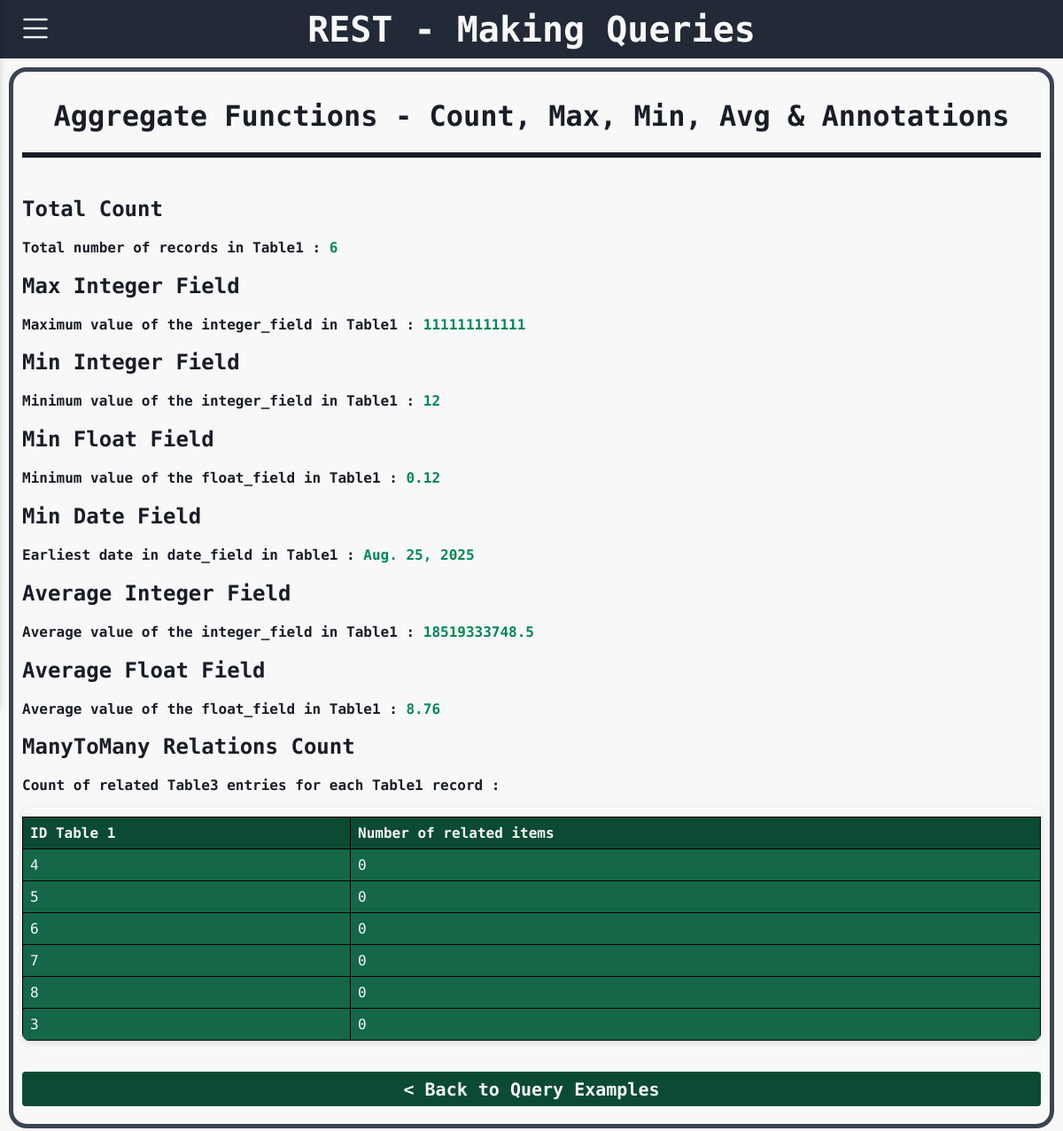
The page /query_values_example on the database as committed earlier.
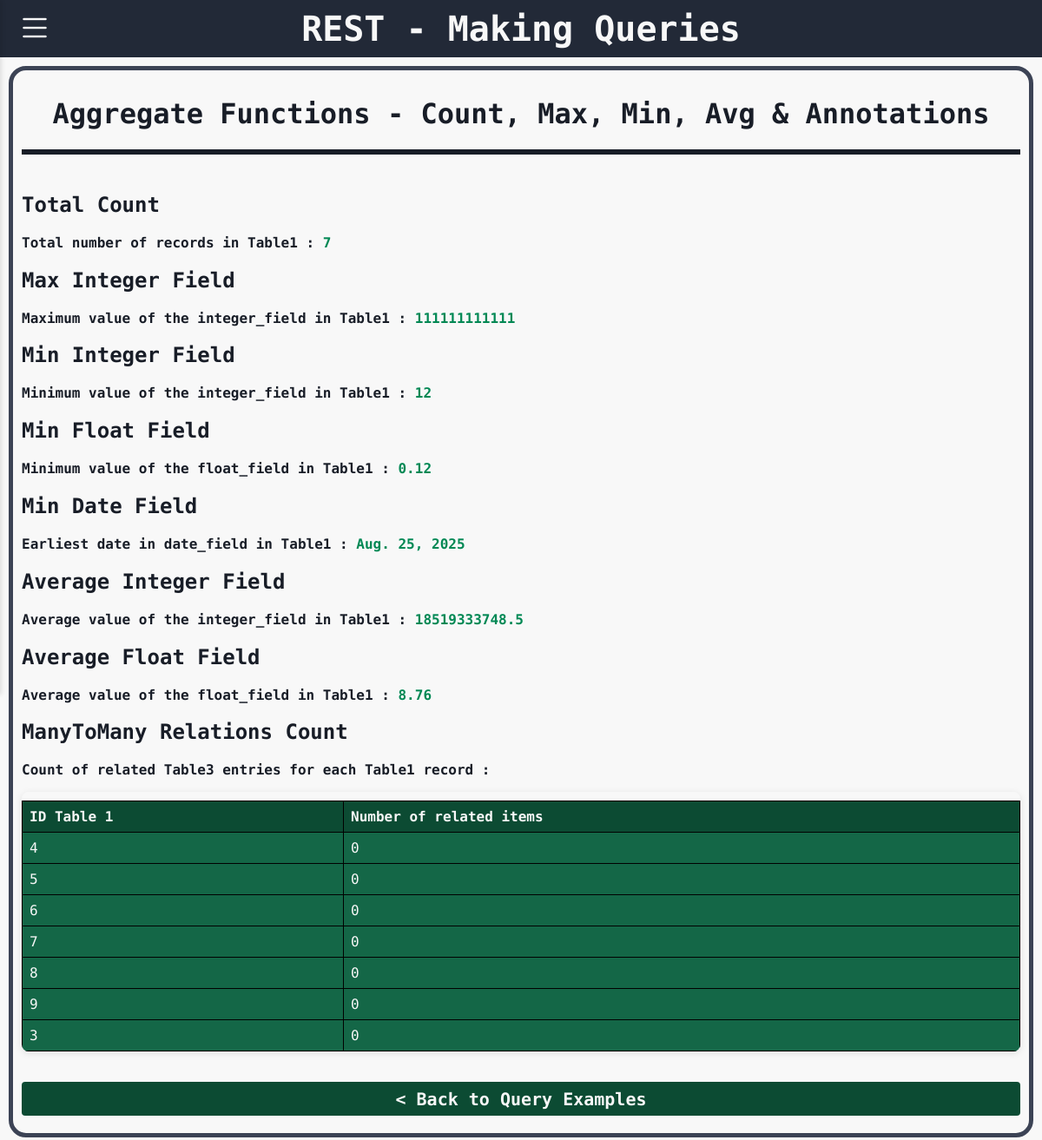
The same page on the database as committed later.
### rest/models.py (models this page shows, shortened)
class Table1(models.Model):
    foreign_key = models.ForeignKey(Table2, on_delete=models.CASCADE, related_name='table1_foreign', null=True, blank=True)
    one_to_one = models.OneToOneField(Table2, on_delete=models.CASCADE, related_name='table1_one', null=True, blank=True)
    many_to_many = models.ManyToManyField(Table3, related_name='table1_many', blank=True)
    integer_field = models.IntegerField(null=True, blank=True)      # Integer value (optional)
    float_field = models.FloatField(null=True, blank=True)          # Floating point number
    char_field = models.CharField(max_length=15)                    # Short text with max length
    text_field= models.TextField(blank=True)                        # Long text (optional)
    boolean_field = models.BooleanField(default=False)              # True or False
    date_field = models.DateField(null=True, blank=True)           # Date only
    time_field = models.TimeField(null=True, blank=True)           # Time only
    datetime_field = models.DateTimeField(null=True, blank=True)   # Full date and time
    image_field = models.ImageField(upload_to='images/', null=True, blank=True)  # For image files
    file_field = models.FileField(upload_to='files/', null=True, blank=True)     # For general files

### rest/views.py (the view)
# urls.py: path('query_values_example', views.query_values_example, name='query_values_example'),
def query_values_example(request):
    count_data = Table1.objects.count()
    max_value = Table1.objects.aggregate(Max('integer_field'))
    min_integer = Table1.objects.aggregate(Min('integer_field'))
    min_float = Table1.objects.aggregate(Min('float_field'))
    min_date = Table1.objects.aggregate(Min('date_field'))
    avg_integer = Table1.objects.aggregate(Avg('integer_field'))
    avg_float = Table1.objects.aggregate(Avg('float_field'))
    count_many_to_many = Table1.objects.annotate(num_table3=Count('many_to_many'))
    value_names = [
        'Total Count',
        'Max Integer Field',
        'Min Integer Field',
        'Min Float Field',
        'Min Date Field',
        'Average Integer Field',
        'Average Float Field',
        'ManyToMany Relations Count'
    ]
    value_description = [
        'Total number of records in Table1',
        'Maximum value of the integer_field in Table1',
        'Minimum value of the integer_field in Table1',
        'Minimum value of the float_field in Table1',
        'Earliest date in date_field in Table1',
        'Average value of the integer_field in Table1',
        'Average value of the float_field in Table1',
        'Count of related Table3 entries for each Table1 record'
    ]
    values = [
        count_data,
        max_value['integer_field__max'],
        min_integer['integer_field__min'],
        min_float['float_field__min'],
        min_date['date_field__min'],
        round(avg_integer['integer_field__avg'], 2) if avg_integer['integer_field__avg'] else None,
        round(avg_float['float_field__avg'], 2) if avg_float['float_field__avg'] else None,
        count_many_to_many
    ]
    value_pairs = list(zip(value_names, value_description, values))
    return render(request, 'values_query.html', {
        'type': 'Aggregate Functions - Count, Max, Min, Avg & Annotations',
        'value_pairs': value_pairs,
    })

### json_app/context_processors.py (called while the page is built)
def dark_mode_context(request):
    return {'dark_mode': request.session.get('dark_mode', False)}

### rest/templates/values_query.html
{% extends "base.html" %}
{% block body %}
{% include "title.html" with title="- Making Queries" %}
<div class="container-table-rest">
  <h1 class="subtitle" style="text-align: center;">{{ type }}</h1>
  <hr class="horizontal-line">
  <br>
  {% for name, desc, value in value_pairs %}
  <h2 class="subtitle">{{ name }}</h2>
  <p class="text">{{ desc }} :
  {% if value|length > 1 and value.0 is not string %}
      <div class="table-container">
        <table class="crud-table">
          <thead>
            <tr>
                <th>ID Table 1</th>
                <th>Number of related items</th>
            </tr>
          </thead>
          <tbody>
            {% for v in value %}
            <tr>
                <td>{{ v.id }}</td>
                <td>{{ v.num_table3 }}</td>
            </tr>
            {% endfor %}
          </tbody>
        </table>
      </div>
  {% else %}
      <b class="text_keywords">{{ value }}</b>
  {% endif %}
  </p>
  {% endfor %}
  <br>
  <a class="back_button" href="{% url 'making_queries' %}">< Back to Query Examples</a>
</div>
{% endblock %}

Rows that differ between the two databases and show on the page:
added Table1: id "9", num_table3 "0"
Other text that changed with them:
new list line: "Total Count Total number of records in Table1 : 7"
list line gone: "Total Count Total number of records in Table1 : 6"
